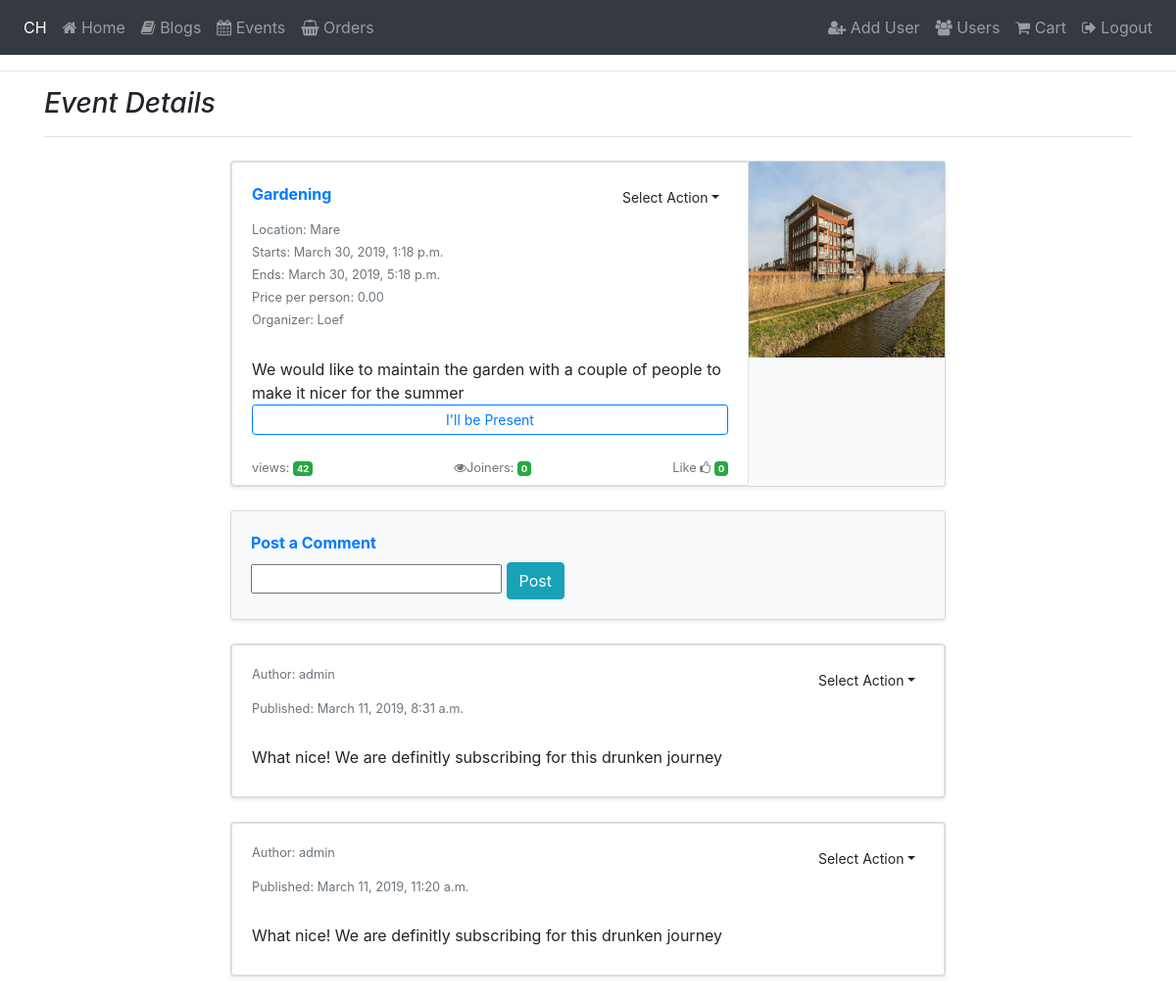
/events/6/ (signed in), run on the app's committed database.
### events/models.py (models this page shows, shortened)
class Event(models.Model):
    author = models.ForeignKey(User, on_delete=models.CASCADE, related_name="event_author")
    title = models.CharField(max_length=200)
    details = models.TextField()
    location = models.CharField(max_length=200)
    views = models.IntegerField(default=0)
    price = models.DecimalField(max_digits=6, decimal_places=2)
    event_image = models.ImageField(upload_to="images", null=True, blank=True)
    scheduled_date_start = models.DateTimeField(blank=True, null=True)
    scheduled_date_end = models.DateTimeField(blank=True, null=True)
    published_date = models.DateTimeField(auto_now_add=True)

class EventComment(models.Model):
    eventid = models.ForeignKey(Event, on_delete=models.CASCADE, related_name="event_comment_id")
    author = models.ForeignKey(User, on_delete=models.CASCADE, related_name="event_author_id")
    event_comment = models.CharField(max_length=125)
    created_date = models.DateTimeField(auto_now_add=True)

### events/views.py (the view)
# urls.py: url(r'^(?P<pk>\d+)/$', event_detail, name='event_detail'),
@login_required
def event_detail(request, pk):
    userid = User.objects.get(pk=request.user.id)
    event = get_object_or_404(Event, pk=pk)
    users = User.objects.all()
    likes = EventLike.objects.filter(EventLikeId=pk)
    joins = EventJoin.objects.filter(EventJoinId=pk)
    jointhumb = False
    thumb = False
    if joins:
        for join in joins:
            if join.EventJoinBy == userid:
                jointhumb = True
    else:
        jointhumb = False
    if likes:
        for like in likes:
            if like.EventLikedBy == userid:
                thumb = True
    else:
        thumb = False
    comments = EventComment.objects.filter(eventid=pk)
    comment_form = EventCommentForm()
    event.views += 1
    event.save()
    return render(request, "eventdetail.html", {'comment_form':
                    comment_form, 'event': event, 'comments': comments,
                    'users': users, 'likes': likes, 'thumb': thumb, 'jointhumb': jointhumb, 'joins': joins})

### events/forms.py
class EventCommentForm(forms.Form):
    event_comment = forms.CharField(max_length=125, label=False)

### cart/contexts.py (called while the page is built)
def cart_contents(request):
    cart = request.session.get('cart', {})
    cart_items = []
    total = 0
    product_count = 0
    for id, quantity in cart.items():
        event = get_object_or_404(Event, pk=id)
        total += quantity * event.price
        product_count += quantity
        cart_items.append({'id':id, 'quantity': quantity, 'event': event})
    return { 'cart_items': cart_items, 'total': total,
        'product_count': product_count }

### events/templates/eventdetail.html (shortened to what this page needs)
{% extends "base.html" %}
{% load bootstrap_tags %}
{% block content %}
<div class="container">
   <h3 class="pb-3 mb-4 font-italic border-bottom">
      Event Details
   </h3>
   <div class="row justify-content-center">
      <div class="col-md-8">
         <div class="card flex-md-row mb-4 shadow-sm h-md-250 bg-light">
            <div class="card-body card-text card d-flex flex-column less-padding-bottom">
                <strong class="d-flex justify-content-between mb-2 text-primary">{{event.title}}
                {% if user.is_authenticated and user == post.author or user.is_superuser %}
                    <div class="btn-group">
                        <button type="button" class="btn btn-sm login-btn new-post buy dropdown-toggle" data-toggle="dropdown" aria-haspopup="true" aria-expanded="true">Select Action</button>
                    </div>
                {% endif %}
                </strong>
                <div class="mb-1 text-muted small">Location: {{event.location}}</div>
                <div class="mb-1 text-muted small">Starts: {{event.scheduled_date_start}}</div>
                <div class="mb-1 text-muted small">Ends: {{event.scheduled_date_end}}</div>
                <div class="mb-1 text-muted small">Price per person: {{event.price}}</div>
                <div class="mb-1 text-muted small">Organizer: {{event.author}}</div>
                <br>
                <p class="card-text mb-auto">{{event.details}}</p>
                {% if event.price < 0.1 %}
                    {% if jointhumb  %}
                        <a href="{% url 'event_join' event.id %}" class="btn btn-outline-primary btn-sm" role="button" aria-pressed="true">Withdraw Presence</a>
                    {% else %}
                        <a href="{% url 'event_join' event.id %}" class="btn btn-outline-primary btn-sm" role="button" aria-pressed="true">I'll be Present</a>
                {% endif %}
                {% else %}
                    <a href="{% url 'add_to_cart' event.id %}" class="btn btn-outline-primary btn-sm" role="button" aria-pressed="true">Subscribe</a>
                {% endif %}
                <br>
                <div class="d-flex justify-content-between mb-1 text-muted small">
                    <span class="floatleft">views: <span class="badge badge-success">{{event.views}}</span></span>
                    {% if event.price < 0.1 %}
                    <a class="text-muted" data-target="#myModalJoiners" data-toggle="modal" href="#myModalJoiners"><i class="fa fa-eye"></i>Joiners: <span class="badge badge-success">{{joins.count}}</span></a>
                    {% endif %}
                    <span class="floatright">
                    {% if thumb  %}
                        <a class="text-muted" href="{% url 'event_like' event.id%}"> Dislike <i class="fa fa-thumbs-o-up"></i></a>
                    {% else %}
                        <a class="text-muted" href="{% url 'event_like' event.id%}"> Like <i class="fa fa-thumbs-o-up"></i></a>
                    {% endif %}
                    <span class="badge badge-success">{{likes.count}}</span></span>
                </div>
            </div>
            <img class="card-img-right flex-auto d-none d-lg-block" alt="Thumbnail [200x250]" src="{{ MEDIA_URL }}{{ event.event_image }}" style="width: 200px; height: 200px;">
         </div>
         <div class="col-md-8 no-padding">
                <div class="card flex-md-row mb-4 shadow-sm h-md-250 bg-light">
                <div class="card-body">
                    <strong class="d-inline-block mb-2 text-primary">Post a Comment</strong>
                    <form method="POST" action="{% url 'event_comment' event.id%}" enctype="multipart/form-data">
                        {% csrf_token %} {{ comment_form | as_bootstrap }}
                        <button type="submit" class="btn btn-info">Post</button>
                    </form>
                </div>
            </div>
            </div>
         {% for comment in comments %}
            <div class="card flex-md-row mb-4 shadow-sm h-md-250 bg-light">
                <div class="card-body card-text card d-flex flex-column less-padding-bottom">
                    <div class="mb-1 text-muted small">Author: {{comment.author}}
                    {% if user.is_authenticated and user == blog.author or user.is_superuser %}
                    <div class="btn-group floatright">
                        <button type="button" class="btn btn-sm login-btn new-post buy dropdown-toggle" data-toggle="dropdown" aria-haspopup="true" aria-expanded="true">Select Action</button>
                    </div>
                    {% endif %}</div>
                    <div class="mb-1 text-muted small">Published: {{comment.created_date}}</div>
                    <br>
                    <p class="card-text mb-auto">{{comment.event_comment}}</p>
                    <br>
                </div>
            </div>
            {% endfor %}
      </div>
   </div>
</div>
{% endblock %}

### static/css/custom.css (style rules this page uses)
.less-padding-bottom { padding-bottom: 4px !important }
.floatright { float: right !important }
.floatleft { float: left !important }
.no-padding { padding: 0px !important; max-width: 100% !important; }
.card-text { word-wrap: break-word; }
.card { max-width: 100%; }

### data on the page
Event: title "Gardening", location "Mare", scheduled_date_start "March 30, 2019, 1:18 p.m.", scheduled_date_end "March 30, 2019, 5:18 p.m.", price "0.00", author "Loef", details "We would like to maintain the garden with a couple of people to make it nicer for the summer", views "42", event_image (picture)
EventComment: author "admin", created_date "March 11, 2019, 8:31 a.m.", event_comment "What nice! We are definitly subscribing for this drunken journey"
EventComment: author "admin", created_date "March 11, 2019, 11:20 a.m.", event_comment "What nice! We are definitly subscribing for this drunken journey"

### other printed values
{{ joins.count }} "0"
{{ likes.count }} "0"
